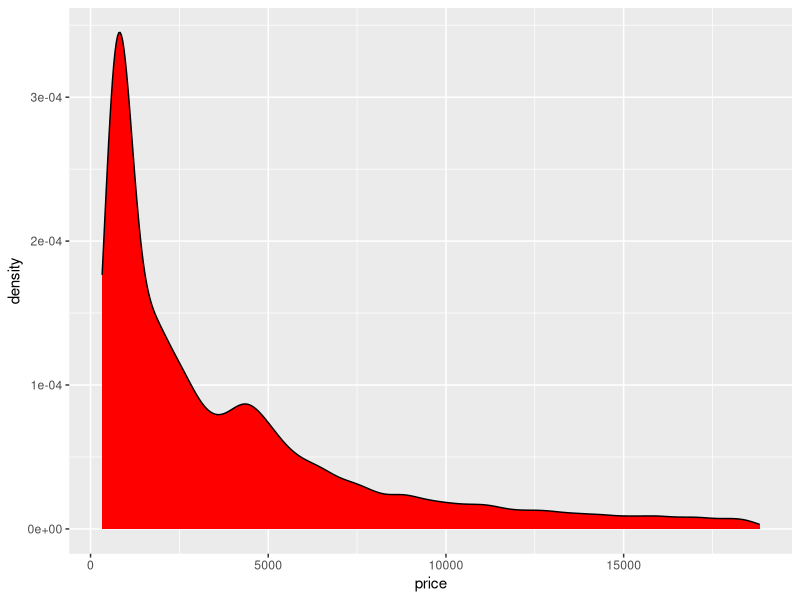
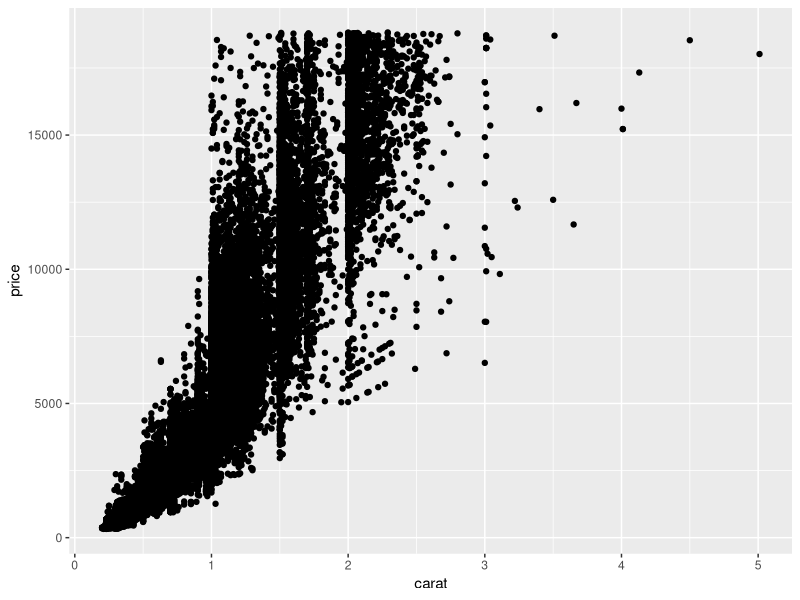
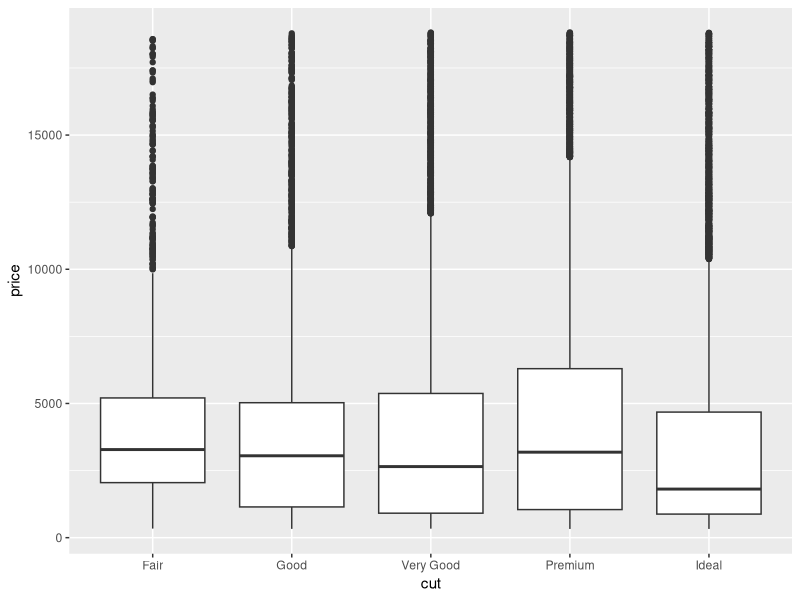
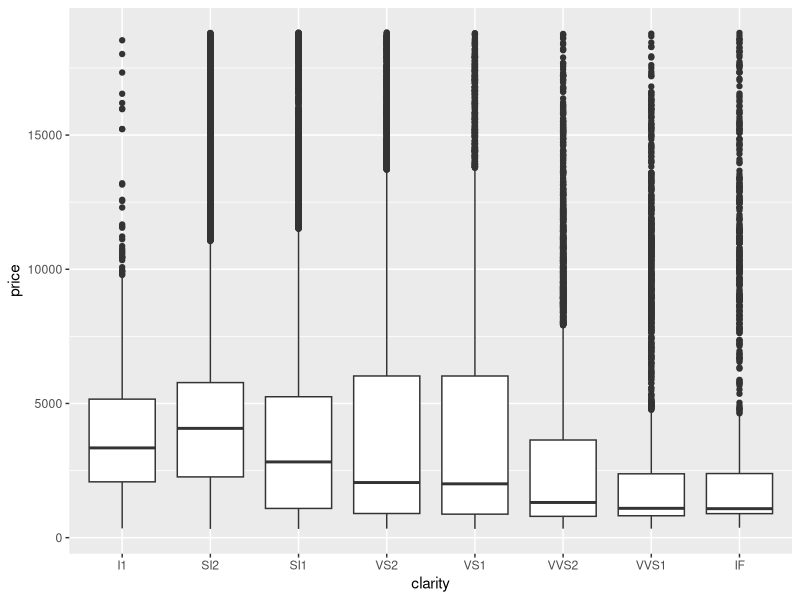
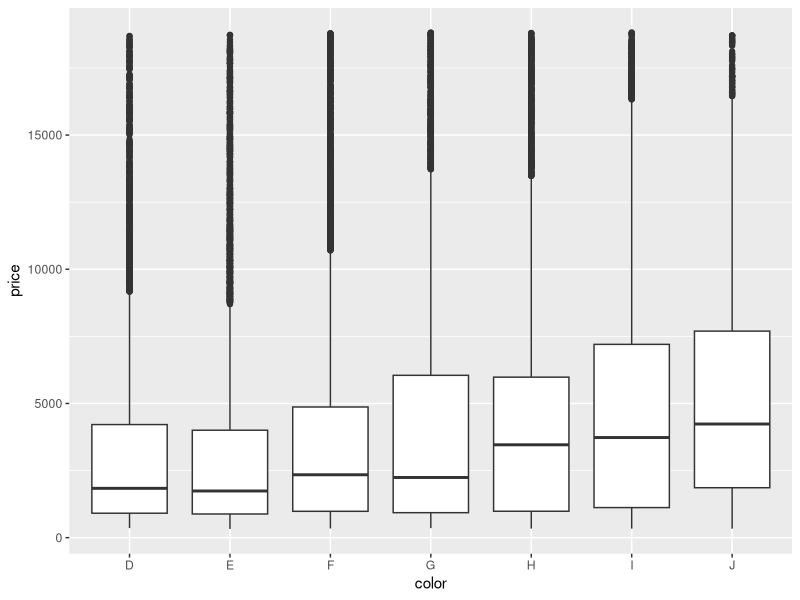
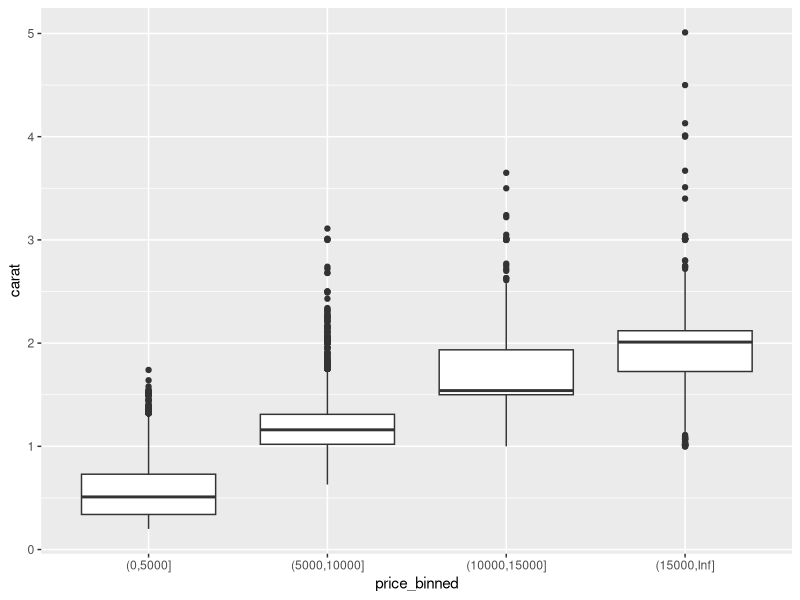

Source code (R) for these figures, in order:
#Sam Kotz
#R4DS Questions 

#1
library(tidyverse)
summary(diamonds$price)
diamonds %>% 
  ggplot(aes(price)) + 
  geom_density(fill = "red")

# The distribution obviously has an extremely long right tail, but the interesting thing about the density plot is how such a huge percentage of the pricers fall below $2000, and how there is a small "hump" right before $5000.

#2

ggplot(diamonds, aes(x=carat, y=price)) + 
  geom_point()

ggplot(diamonds, aes(x=cut, y=price)) + 
  geom_boxplot()

ggplot(diamonds, aes(x=clarity, y=price)) + 
  geom_boxplot()

ggplot(diamonds, aes(x=color, y=price)) + 
  geom_boxplot()

# the above scatter and boxplots show that Carat has the strongest relationship to the price of a diamond. 

#3

diamonds %>% 
  mutate(
    price_binned = cut(price, breaks = c(seq(0, max(price), 5000), Inf), 
                       dig.lab = 10)
  ) %>% ggplot(., aes(price_binned, carat)) + 
  geom_boxplot()
